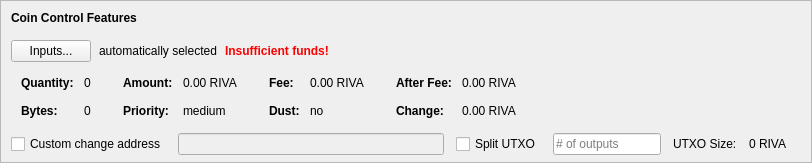
    <widget class="QFrame" name="frameCoinControl">
     <property name="sizePolicy">
      <sizepolicy hsizetype="Expanding" vsizetype="Expanding">
       <horstretch>0</horstretch>
       <verstretch>0</verstretch>
      </sizepolicy>
     </property>
     <property name="maximumSize">
      <size>
       <width>16777215</width>
       <height>16777215</height>
      </size>
     </property>
     <property name="frameShape">
      <enum>QFrame::StyledPanel</enum>
     </property>
     <property name="frameShadow">
      <enum>QFrame::Sunken</enum>
     </property>
     <layout class="QVBoxLayout" name="verticalLayoutCoinControl2">
      <property name="spacing">
       <number>0</number>
      </property>
      <property name="leftMargin">
       <number>0</number>
      </property>
      <property name="topMargin">
       <number>0</number>
      </property>
      <property name="rightMargin">
       <number>0</number>
      </property>
      <property name="bottomMargin">
       <number>6</number>
      </property>
      <item>
       <layout class="QVBoxLayout" name="verticalLayoutCoinControl" stretch="0,0,0,0,1">
        <property name="spacing">
         <number>0</number>
        </property>
        <property name="leftMargin">
         <number>10</number>
        </property>
        <property name="topMargin">
         <number>10</number>
        </property>
        <item>
         <layout class="QHBoxLayout" name="horizontalLayoutCoinControl1">
          <property name="bottomMargin">
           <number>15</number>
          </property>
          <item>
           <widget class="QLabel" name="labelCoinControlFeatures">
            <property name="sizePolicy">
             <sizepolicy hsizetype="Preferred" vsizetype="Maximum">
              <horstretch>0</horstretch>
              <verstretch>0</verstretch>
             </sizepolicy>
            </property>
            <property name="font">
             <font>
              <weight>75</weight>
              <bold>true</bold>
             </font>
            </property>
            <property name="styleSheet">
             <string notr="true">font-weight:bold;</string>
            </property>
            <property name="text">
             <string>Coin Control Features</string>
            </property>
           </widget>
          </item>
         </layout>
        </item>
        <item>
         <layout class="QHBoxLayout" name="horizontalLayoutCoinControl2" stretch="0,0,0,0">
          <property name="spacing">
           <number>8</number>
          </property>
          <property name="bottomMargin">
           <number>10</number>
          </property>
          <item>
           <widget class="QPushButton" name="pushButtonCoinControl">
            <property name="styleSheet">
             <string notr="true"/>
            </property>
            <property name="text">
             <string>Inputs...</string>
            </property>
            <property name="autoDefault">
             <bool>false</bool>
            </property>
           </widget>
          </item>
          <item>
           <widget class="QLabel" name="labelCoinControlAutomaticallySelected">
            <property name="text">
             <string>automatically selected</string>
            </property>
            <property name="margin">
             <number>5</number>
            </property>
           </widget>
          </item>
          <item>
           <widget class="QLabel" name="labelCoinControlInsuffFunds">
            <property name="font">
             <font>
              <weight>75</weight>
              <bold>true</bold>
             </font>
            </property>
            <property name="styleSheet">
             <string notr="true">color:red;font-weight:bold;</string>
            </property>
            <property name="text">
             <string>Insufficient funds!</string>
            </property>
            <property name="margin">
             <number>5</number>
            </property>
           </widget>
          </item>
          <item>
           <spacer name="horizontalSpacerCoinControl">
            <property name="orientation">
             <enum>Qt::Horizontal</enum>
            </property>
            <property name="sizeHint" stdset="0">
             <size>
              <width>40</width>
              <height>1</height>
             </size>
            </property>
           </spacer>
          </item>
         </layout>
        </item>
        <item>
         <widget class="QWidget" name="widgetCoinControl" native="true">
          <property name="sizePolicy">
           <sizepolicy hsizetype="Preferred" vsizetype="Preferred">
            <horstretch>0</horstretch>
            <verstretch>0</verstretch>
           </sizepolicy>
          </property>
          <property name="minimumSize">
           <size>
            <width>0</width>
            <height>0</height>
           </size>
          </property>
          <property name="styleSheet">
           <string notr="true"/>
          </property>
          <layout class="QHBoxLayout" name="horizontalLayoutCoinControl5">
           <property name="leftMargin">
            <number>0</number>
           </property>
           <property name="topMargin">
            <number>0</number>
           </property>
           <property name="rightMargin">
            <number>0</number>
           </property>
           <property name="bottomMargin">
            <number>0</number>
           </property>
           <item>
            <layout class="QHBoxLayout" name="horizontalLayoutCoinControl3" stretch="0,0,0,1">
             <property name="spacing">
              <number>20</number>
             </property>
             <property name="topMargin">
              <number>0</number>
             </property>
             <property name="bottomMargin">
              <number>10</number>
             </property>
             <item>
              <layout class="QFormLayout" name="formLayoutCoinControl1">
               <property name="horizontalSpacing">
                <number>10</number>
               </property>
               <property name="verticalSpacing">
                <number>14</number>
               </property>
               <property name="leftMargin">
                <number>10</number>
               </property>
               <property name="topMargin">
                <number>4</number>
               </property>
               <property name="rightMargin">
                <number>6</number>
               </property>
               <item row="0" column="0">
                <widget class="QLabel" name="labelCoinControlQuantityText">
                 <property name="font">
                  <font>
                   <weight>75</weight>
                   <bold>true</bold>
                  </font>
                 </property>
                 <property name="text">
                  <string>Quantity:</string>
                 </property>
                 <property name="margin">
                  <number>0</number>
                 </property>
                </widget>
               </item>
               <item row="0" column="1">
                <widget class="QLabel" name="labelCoinControlQuantity">
                 <property name="cursor">
                  <cursorShape>IBeamCursor</cursorShape>
                 </property>
                 <property name="contextMenuPolicy">
                  <enum>Qt::ActionsContextMenu</enum>
                 </property>
                 <property name="text">
                  <string notr="true">0</string>
                 </property>
                 <property name="margin">
                  <number>0</number>
                 </property>
                 <property name="textInteractionFlags">
                  <set>Qt::LinksAccessibleByMouse|Qt::TextSelectableByKeyboard|Qt::TextSelectableByMouse</set>
                 </property>
                </widget>
               </item>
               <item row="1" column="0">
                <widget class="QLabel" name="labelCoinControlBytesText">
                 <property name="font">
                  <font>
                   <weight>75</weight>
                   <bold>true</bold>
                  </font>
                 </property>
                 <property name="text">
                  <string>Bytes:</string>
                 </property>
                </widget>
               </item>
               <item row="1" column="1">
                <widget class="QLabel" name="labelCoinControlBytes">
                 <property name="cursor">
                  <cursorShape>IBeamCursor</cursorShape>
                 </property>
                 <property name="contextMenuPolicy">
                  <enum>Qt::ActionsContextMenu</enum>
                 </property>
                 <property name="text">
                  <string notr="true">0</string>
                 </property>
                 <property name="textInteractionFlags">
                  <set>Qt::LinksAccessibleByMouse|Qt::TextSelectableByKeyboard|Qt::TextSelectableByMouse</set>
                 </property>
                </widget>
               </item>
              </layout>
             </item>
             <item>
              <layout class="QFormLayout" name="formLayoutCoinControl2">
               <property name="horizontalSpacing">
                <number>10</number>
               </property>
               <property name="verticalSpacing">
                <number>14</number>
               </property>
               <property name="leftMargin">
                <number>6</number>
               </property>
               <property name="topMargin">
                <number>4</number>
               </property>
               <property name="rightMargin">
                <number>6</number>
               </property>
               <item row="0" column="0">
                <widget class="QLabel" name="labelCoinControlAmountText">
                 <property name="font">
                  <font>
                   <weight>75</weight>
                   <bold>true</bold>
                  </font>
                 </property>
                 <property name="text">
                  <string>Amount:</string>
                 </property>
                 <property name="margin">
                  <number>0</number>
                 </property>
                </widget>
               </item>
               <item row="0" column="1">
                <widget class="QLabel" name="labelCoinControlAmount">
                 <property name="cursor">
                  <cursorShape>IBeamCursor</cursorShape>
                 </property>
                 <property name="contextMenuPolicy">
                  <enum>Qt::ActionsContextMenu</enum>
                 </property>
                 <property name="text">
                  <string notr="true">0.00 RIVA</string>
                 </property>
                 <property name="textInteractionFlags">
                  <set>Qt::LinksAccessibleByMouse|Qt::TextSelectableByKeyboard|Qt::TextSelectableByMouse</set>
                 </property>
                </widget>
               </item>
               <item row="1" column="0">
                <widget class="QLabel" name="labelCoinControlPriorityText">
                 <property name="font">
                  <font>
                   <weight>75</weight>
                   <bold>true</bold>
                  </font>
                 </property>
                 <property name="text">
                  <string>Priority:</string>
                 </property>
                </widget>
               </item>
               <item row="1" column="1">
                <widget class="QLabel" name="labelCoinControlPriority">
                 <property name="cursor">
                  <cursorShape>IBeamCursor</cursorShape>
                 </property>
                 <property name="contextMenuPolicy">
                  <enum>Qt::ActionsContextMenu</enum>
                 </property>
                 <property name="text">
                  <string>medium</string>
                 </property>
                 <property name="textInteractionFlags">
                  <set>Qt::LinksAccessibleByMouse|Qt::TextSelectableByKeyboard|Qt::TextSelectableByMouse</set>
                 </property>
                </widget>
               </item>
              </layout>
             </item>
             <item>
              <layout class="QFormLayout" name="formLayoutCoinControl3">
               <property name="horizontalSpacing">
                <number>10</number>
               </property>
               <property name="verticalSpacing">
                <number>14</number>
               </property>
               <property name="leftMargin">
                <number>6</number>
               </property>
               <property name="topMargin">
                <number>4</number>
               </property>
               <property name="rightMargin">
                <number>6</number>
               </property>
               <item row="0" column="0">
                <widget class="QLabel" name="labelCoinControlFeeText">
                 <property name="font">
                  <font>
                   <weight>75</weight>
                   <bold>true</bold>
                  </font>
                 </property>
                 <property name="text">
                  <string>Fee:</string>
                 </property>
                 <property name="margin">
                  <number>0</number>
                 </property>
                </widget>
               </item>
               <item row="0" column="1">
                <widget class="QLabel" name="labelCoinControlFee">
                 <property name="cursor">
                  <cursorShape>IBeamCursor</cursorShape>
                 </property>
                 <property name="contextMenuPolicy">
                  <enum>Qt::ActionsContextMenu</enum>
                 </property>
                 <property name="text">
                  <string notr="true">0.00 RIVA</string>
                 </property>
                 <property name="textInteractionFlags">
                  <set>Qt::LinksAccessibleByMouse|Qt::TextSelectableByKeyboard|Qt::TextSelectableByMouse</set>
                 </property>
                </widget>
               </item>
               <item row="1" column="0">
                <widget class="QLabel" name="labelCoinControlLowOutputText">
                 <property name="font">
                  <font>
                   <weight>75</weight>
                   <bold>true</bold>
                  </font>
                 </property>
                 <property name="text">
                  <string>Dust:</string>
                 </property>
                </widget>
               </item>
               <item row="1" column="1">
                <widget class="QLabel" name="labelCoinControlLowOutput">
                 <property name="cursor">
                  <cursorShape>IBeamCursor</cursorShape>
                 </property>
                 <property name="contextMenuPolicy">
                  <enum>Qt::ActionsContextMenu</enum>
                 </property>
                 <property name="text">
                  <string>no</string>
                 </property>
                 <property name="textInteractionFlags">
                  <set>Qt::LinksAccessibleByMouse|Qt::TextSelectableByKeyboard|Qt::TextSelectableByMouse</set>
                 </property>
                </widget>
               </item>
              </layout>
             </item>
             <item>
              <layout class="QFormLayout" name="formLayoutCoinControl4">
               <property name="horizontalSpacing">
                <number>10</number>
               </property>
               <property name="verticalSpacing">
                <number>14</number>
               </property>
               <property name="leftMargin">
                <number>6</number>
               </property>
               <property name="topMargin">
                <number>4</number>
               </property>
               <property name="rightMargin">
                <number>6</number>
               </property>
               <item row="0" column="0">
                <widget class="QLabel" name="labelCoinControlAfterFeeText">
                 <property name="font">
                  <font>
                   <weight>75</weight>
                   <bold>true</bold>
                  </font>
                 </property>
                 <property name="text">
                  <string>After Fee:</string>
                 </property>
                 <property name="margin">
                  <number>0</number>
                 </property>
                </widget>
               </item>
               <item row="0" column="1">
                <widget class="QLabel" name="labelCoinControlAfterFee">
                 <property name="cursor">
                  <cursorShape>IBeamCursor</cursorShape>
                 </property>
                 <property name="contextMenuPolicy">
                  <enum>Qt::ActionsContextMenu</enum>
                 </property>
                 <property name="text">
                  <string notr="true">0.00 RIVA</string>
                 </property>
                 <property name="textInteractionFlags">
                  <set>Qt::LinksAccessibleByMouse|Qt::TextSelectableByKeyboard|Qt::TextSelectableByMouse</set>
                 </property>
                </widget>
               </item>
               <item row="1" column="0">
                <widget class="QLabel" name="labelCoinControlChangeText">
                 <property name="font">
                  <font>
                   <weight>75</weight>
                   <bold>true</bold>
                  </font>
                 </property>
                 <property name="text">
                  <string>Change:</string>
                 </property>
                </widget>
               </item>
               <item row="1" column="1">
                <widget class="QLabel" name="labelCoinControlChange">
                 <property name="cursor">
                  <cursorShape>IBeamCursor</cursorShape>
                 </property>
                 <property name="contextMenuPolicy">
                  <enum>Qt::ActionsContextMenu</enum>
                 </property>
                 <property name="text">
                  <string notr="true">0.00 RIVA</string>
                 </property>
                 <property name="textInteractionFlags">
                  <set>Qt::LinksAccessibleByMouse|Qt::TextSelectableByKeyboard|Qt::TextSelectableByMouse</set>
                 </property>
                </widget>
               </item>
              </layout>
             </item>
            </layout>
           </item>
          </layout>
         </widget>
        </item>
        <item>
         <layout class="QHBoxLayout" name="horizontalLayoutCoinControl4" stretch="0,0,0,0,0,0,0">
          <property name="spacing">
           <number>12</number>
          </property>
          <property name="sizeConstraint">
           <enum>QLayout::SetDefaultConstraint</enum>
          </property>
          <property name="topMargin">
           <number>5</number>
          </property>
          <property name="rightMargin">
           <number>5</number>
          </property>
          <item>
           <widget class="QCheckBox" name="checkBoxCoinControlChange">
            <property name="toolTip">
             <string>If this is activated, but the change address is empty or invalid, change will be sent to a newly generated address.</string>
            </property>
            <property name="text">
             <string>Custom change address</string>
            </property>
           </widget>
          </item>
          <item>
           <widget class="QValidatedLineEdit" name="lineEditCoinControlChange">
            <property name="enabled">
             <bool>false</bool>
            </property>
            <property name="sizePolicy">
             <sizepolicy hsizetype="Expanding" vsizetype="Fixed">
              <horstretch>0</horstretch>
              <verstretch>0</verstretch>
             </sizepolicy>
            </property>
           </widget>
          </item>
          <item>
           <widget class="QCheckBox" name="splitBlockCheckBox">
            <property name="text">
             <string>Split UTXO</string>
            </property>
           </widget>
          </item>
          <item>
           <widget class="QLineEdit" name="splitBlockLineEdit">
            <property name="sizePolicy">
             <sizepolicy hsizetype="Fixed" vsizetype="Fixed">
              <horstretch>50</horstretch>
              <verstretch>0</verstretch>
             </sizepolicy>
            </property>
            <property name="placeholderText">
             <string># of outputs</string>
            </property>
           </widget>
          </item>
          <item>
           <widget class="QLabel" name="labelBlockSizeText">
            <property name="text">
             <string>UTXO Size:</string>
            </property>
           </widget>
          </item>
          <item>
           <widget class="QLabel" name="labelBlockSize">
            <property name="text">
             <string>0 RIVA</string>
            </property>
           </widget>
          </item>
          <item>
           <widget class="QLabel" name="labelCoinControlChangeLabel">
            <property name="sizePolicy">
             <sizepolicy hsizetype="Preferred" vsizetype="Expanding">
              <horstretch>0</horstretch>
              <verstretch>0</verstretch>
             </sizepolicy>
            </property>
            <property name="minimumSize">
             <size>
              <width>0</width>
              <height>0</height>
             </size>
            </property>
            <property name="text">
             <string/>
            </property>
            <property name="margin">
             <number>3</number>
            </property>
           </widget>
          </item>
         </layout>
        </item>
        <item>
         <spacer name="verticalSpacerCoinControl">
          <property name="orientation">
           <enum>Qt::Vertical</enum>
          </property>
          <property name="sizeHint" stdset="0">
           <size>
            <width>800</width>
            <height>1</height>
           </size>
          </property>
         </spacer>
        </item>
       </layout>
      </item>
     </layout>
    </widget>
